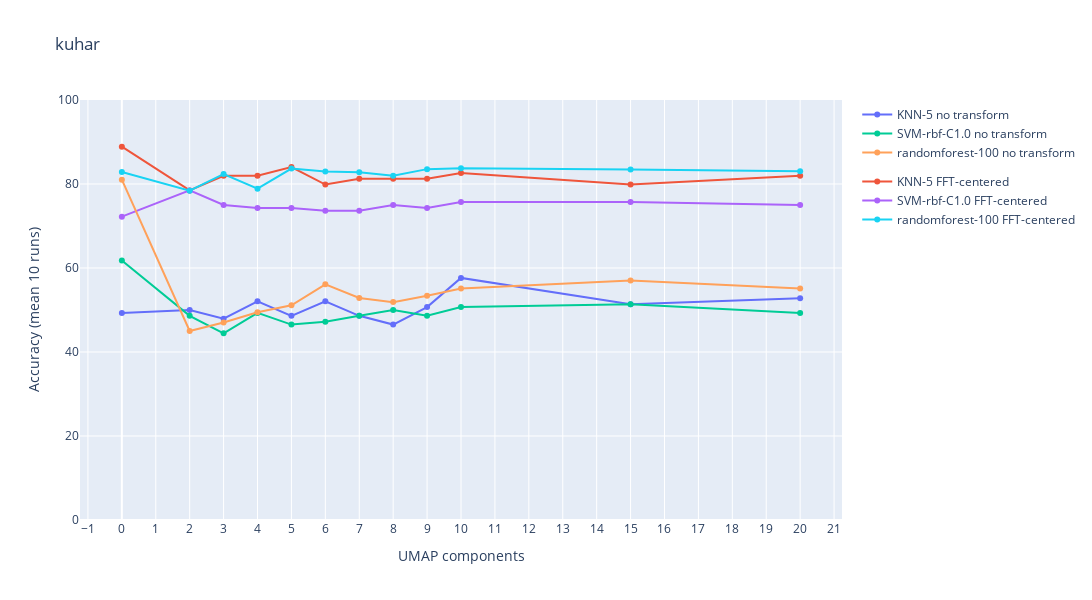
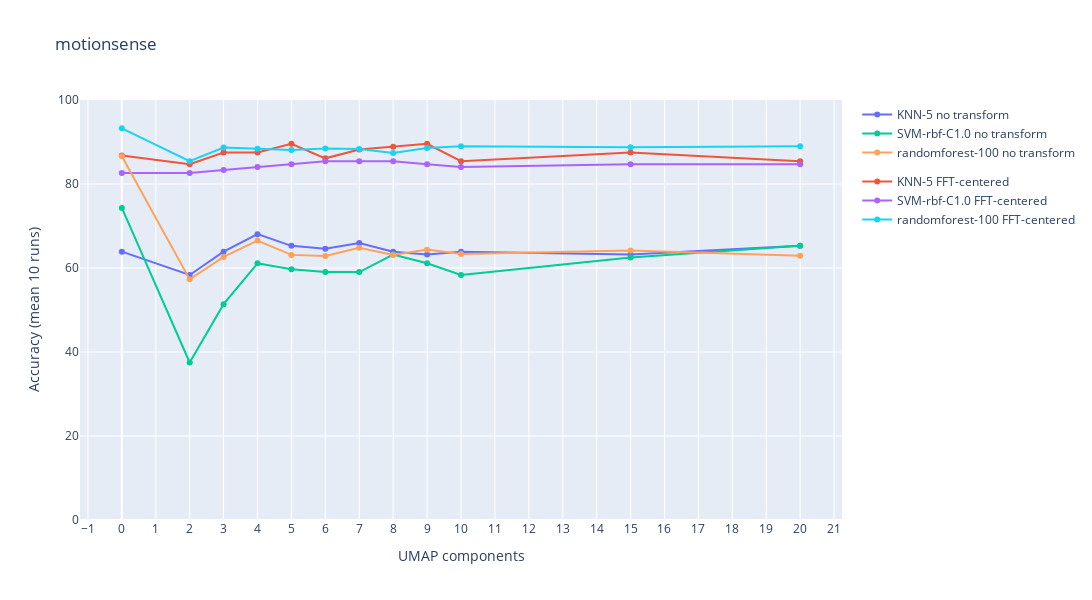
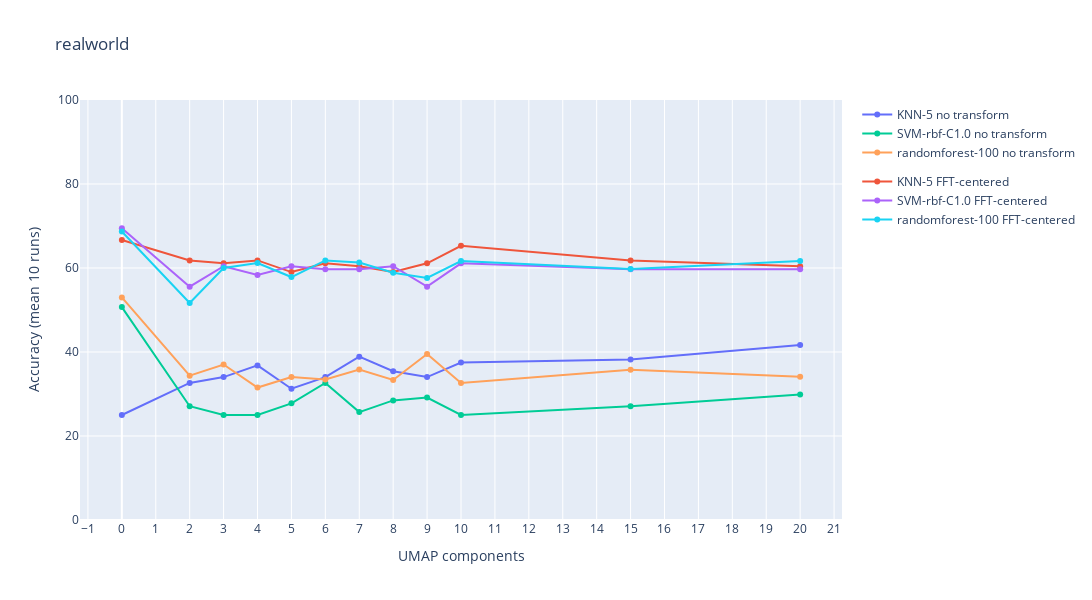
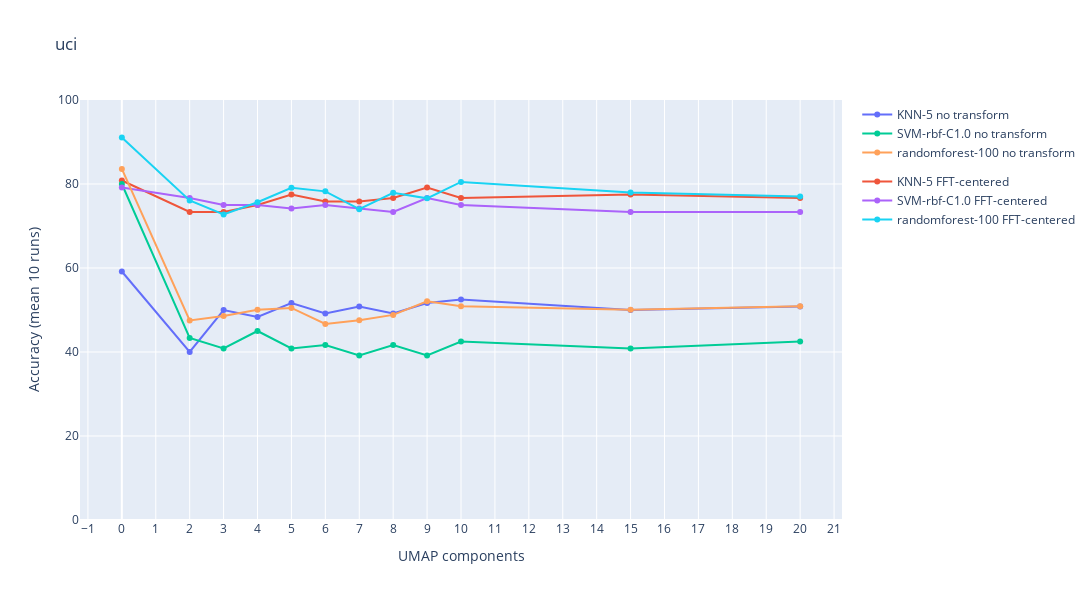

These figures' notebook cell, in order:
### Markdown cell above
## Pergunta 1: Qual é o impacto do UMAP na capacidade de discriminação dos modelos de ML na tarefa de HAR?

1. O desempenho dos 3 modelos de ML com o experimento realizado com e sem o UMAP
2. O impacto da normatização no resultado

**OBS**: 
- Adicionar dimensões alvo (n/2) e n
- Colocar o resultado do 0 para o final
- Grafico com a média de todos os graficos (juntar diferentes datasets)
- Adicionar resultado sem UMAP para gráfico de comparação

### Code cell
from IPython.display import display, HTML
import plotly.graph_objects as go


def only_standardized_view(df):
    return df[df["view"] == "standartized_intra_balanced"]


def only_raw_view(df):
    return df[df["view"] == "raw_balanced"]


def improvement_over_baseline(df):
    df = only_reduce_on_all(df)
    df = using_all_features(df)
    df = no_scaler(df)
    df = only_reducer_equals_train_or_no_reduce(df)
    df = only_standardized_view(df)

    for (train, test), subdf in df.groupby(
        [
            "train_datasets",
            "test_datasets",
        ]
    ):
        fig = go.Figure()
        for (estimator, transform), subsubdf in subdf.groupby(
            ["estimator", "transforms"]
        ):
            subsubdf = subsubdf[
                ~(subsubdf["reducer_datasets"] == "")
                | (subsubdf["umap components"] == 0)
            ]
            subsubdf = subsubdf.sort_values("umap components")
            transform = transform if transform else 'no transform'
            fig.add_trace(
                go.Scatter(
                    x=subsubdf["umap components"],
                    y=subsubdf["accuracy (mean)"]*100,
                    mode="lines+markers",
                    name=f"{estimator} {transform if transform else 'no transform'}",
                    legendgroup=transform
                )
            )

        fig.update_layout(
            title=f"{train}",
            xaxis_title="UMAP components",
            yaxis_title="Accuracy (mean 10 runs)",
            yaxis_range=[0, 100],
            xaxis = dict(
                tickmode = 'linear',
            ),
            autosize=True,
            width=1200,
            height=600
        )
        fig.show()
        # break

    return df


improvement_over_baseline(results.copy())


# df = df.copy()
# df["improvement"] = df["accuracy"] - df["baseline_accuracy"]
# return df

### Figure 1 — Plotly figure (JSON) as saved in the notebook; plotly's stock layout.template omitted (floating-point values rounded to 4 significant figures)
{"data": [{"legendgroup": "no transform", "mode": "lines+markers", "name": "KNN-5 no transform", "type": "scatter", "x": [0, 2, 3, 4, 5, 6, 7, 8, 9, 10, 15, 20], "y": [49.31, 50, 47.92, 52.08, 48.61, 52.08, 48.61, 46.53, 50.69, 57.64, 51.39, 52.78]}, {"legendgroup": "FFT-centered", "mode": "lines+markers", "name": "KNN-5 FFT-centered", "type": "scatter", "x": [0, 2, 3, 4, 5, 6, 7, 8, 9, 10, 15, 20], "y": [88.89, 78.47, 81.94, 81.94, 84.03, 79.86, 81.25, 81.25, 81.25, 82.64, 79.86, 81.94]}, {"legendgroup": "no transform", "mode": "lines+markers", "name": "SVM-rbf-C1.0 no transform", "type": "scatter", "x": [0, 2, 3, 4, 5, 6, 7, 8, 9, 10, 15, 20], "y": [61.81, 48.61, 44.44, 49.31, 46.53, 47.22, 48.61, 50, 48.61, 50.69, 51.39, 49.31]}, {"legendgroup": "FFT-centered", "mode": "lines+markers", "name": "SVM-rbf-C1.0 FFT-centered", "type": "scatter", "x": [0, 2, 3, 4, 5, 6, 7, 8, 9, 10, 15, 20], "y": [72.22, 78.47, 75, 74.31, 74.31, 73.61, 73.61, 75, 74.31, 75.69, 75.69, 75]}, {"legendgroup": "no transform", "mode": "lines+markers", "name": "randomforest-100 no transform", "type": "scatter", "x": [0, 2, 3, 4, 5, 6, 7, 8, 9, 10, 15, 20], "y": [81.04, 45, 47.01, 49.44, 51.11, 56.11, 52.85, 51.88, 53.4, 55.14, 57.01, 55.14]}, {"legendgroup": "FFT-centered", "mode": "lines+markers", "name": "randomforest-100 FFT-centered", "type": "scatter", "x": [0, 2, 3, 4, 5, 6, 7, 8, 9, 10, 15, 20], "y": [82.85, 78.4, 82.36, 78.89, 83.68, 82.99, 82.78, 81.94, 83.54, 83.75, 83.47, 83.06]}], "layout": {"autosize": true, "height": 600, "title": {"text": "kuhar"}, "width": 1200, "xaxis": {"tickmode": "linear", "title": {"text": "UMAP components"}}, "yaxis": {"range": [0, 100], "title": {"text": "Accuracy (mean 10 runs)"}}}}

### Figure 2 — Plotly figure (JSON) as saved in the notebook; plotly's stock layout.template omitted (floating-point values rounded to 4 significant figures)
{"data": [{"legendgroup": "no transform", "mode": "lines+markers", "name": "KNN-5 no transform", "type": "scatter", "x": [0, 2, 3, 4, 5, 6, 7, 8, 9, 10, 15, 20], "y": [63.89, 58.33, 63.89, 68.06, 65.28, 64.58, 65.97, 63.89, 63.19, 63.89, 63.19, 65.28]}, {"legendgroup": "FFT-centered", "mode": "lines+markers", "name": "KNN-5 FFT-centered", "type": "scatter", "x": [0, 2, 3, 4, 5, 6, 7, 8, 9, 10, 15, 20], "y": [86.81, 84.72, 87.5, 87.5, 89.58, 86.11, 88.19, 88.89, 89.58, 85.42, 87.5, 85.42]}, {"legendgroup": "no transform", "mode": "lines+markers", "name": "SVM-rbf-C1.0 no transform", "type": "scatter", "x": [0, 2, 3, 4, 5, 6, 7, 8, 9, 10, 15, 20], "y": [74.31, 37.5, 51.39, 61.11, 59.72, 59.03, 59.03, 63.19, 61.11, 58.33, 62.5, 65.28]}, {"legendgroup": "FFT-centered", "mode": "lines+markers", "name": "SVM-rbf-C1.0 FFT-centered", "type": "scatter", "x": [0, 2, 3, 4, 5, 6, 7, 8, 9, 10, 15, 20], "y": [82.64, 82.64, 83.33, 84.03, 84.72, 85.42, 85.42, 85.42, 84.72, 84.03, 84.72, 84.72]}, {"legendgroup": "no transform", "mode": "lines+markers", "name": "randomforest-100 no transform", "type": "scatter", "x": [0, 2, 3, 4, 5, 6, 7, 8, 9, 10, 15, 20], "y": [86.6, 57.29, 62.64, 66.53, 63.12, 62.85, 64.79, 63.12, 64.38, 63.33, 64.17, 62.92]}, {"legendgroup": "FFT-centered", "mode": "lines+markers", "name": "randomforest-100 FFT-centered", "type": "scatter", "x": [0, 2, 3, 4, 5, 6, 7, 8, 9, 10, 15, 20], "y": [93.26, 85.42, 88.68, 88.4, 88.12, 88.47, 88.33, 87.36, 88.54, 88.96, 88.75, 88.96]}], "layout": {"autosize": true, "height": 600, "title": {"text": "motionsense"}, "width": 1200, "xaxis": {"tickmode": "linear", "title": {"text": "UMAP components"}}, "yaxis": {"range": [0, 100], "title": {"text": "Accuracy (mean 10 runs)"}}}}

### Figure 3 — Plotly figure (JSON) as saved in the notebook; plotly's stock layout.template omitted (floating-point values rounded to 4 significant figures)
{"data": [{"legendgroup": "no transform", "mode": "lines+markers", "name": "KNN-5 no transform", "type": "scatter", "x": [0, 2, 3, 4, 5, 6, 7, 8, 9, 10, 15, 20], "y": [25, 32.64, 34.03, 36.81, 31.25, 34.03, 38.89, 35.42, 34.03, 37.5, 38.19, 41.67]}, {"legendgroup": "FFT-centered", "mode": "lines+markers", "name": "KNN-5 FFT-centered", "type": "scatter", "x": [0, 2, 3, 4, 5, 6, 7, 8, 9, 10, 15, 20], "y": [66.67, 61.81, 61.11, 61.81, 59.03, 61.11, 60.42, 59.03, 61.11, 65.28, 61.81, 60.42]}, {"legendgroup": "no transform", "mode": "lines+markers", "name": "SVM-rbf-C1.0 no transform", "type": "scatter", "x": [0, 2, 3, 4, 5, 6, 7, 8, 9, 10, 15, 20], "y": [50.69, 27.08, 25, 25, 27.78, 32.64, 25.69, 28.47, 29.17, 25, 27.08, 29.86]}, {"legendgroup": "FFT-centered", "mode": "lines+markers", "name": "SVM-rbf-C1.0 FFT-centered", "type": "scatter", "x": [0, 2, 3, 4, 5, 6, 7, 8, 9, 10, 15, 20], "y": [69.44, 55.56, 60.42, 58.33, 60.42, 59.72, 59.72, 60.42, 55.56, 61.11, 59.72, 59.72]}, {"legendgroup": "no transform", "mode": "lines+markers", "name": "randomforest-100 no transform", "type": "scatter", "x": [0, 2, 3, 4, 5, 6, 7, 8, 9, 10, 15, 20], "y": [52.99, 34.37, 37.01, 31.53, 34.03, 33.47, 35.83, 33.33, 39.51, 32.64, 35.76, 34.1]}, {"legendgroup": "FFT-centered", "mode": "lines+markers", "name": "randomforest-100 FFT-centered", "type": "scatter", "x": [0, 2, 3, 4, 5, 6, 7, 8, 9, 10, 15, 20], "y": [68.68, 51.67, 60, 61.18, 57.85, 61.81, 61.32, 58.89, 57.64, 61.67, 59.79, 61.67]}], "layout": {"autosize": true, "height": 600, "title": {"text": "realworld"}, "width": 1200, "xaxis": {"tickmode": "linear", "title": {"text": "UMAP components"}}, "yaxis": {"range": [0, 100], "title": {"text": "Accuracy (mean 10 runs)"}}}}

### Figure 4 — Plotly figure (JSON) as saved in the notebook; plotly's stock layout.template omitted (floating-point values rounded to 4 significant figures)
{"data": [{"legendgroup": "no transform", "mode": "lines+markers", "name": "KNN-5 no transform", "type": "scatter", "x": [0, 2, 3, 4, 5, 6, 7, 8, 9, 10, 15, 20], "y": [59.17, 40, 50, 48.33, 51.67, 49.17, 50.83, 49.17, 51.67, 52.5, 50, 50.83]}, {"legendgroup": "FFT-centered", "mode": "lines+markers", "name": "KNN-5 FFT-centered", "type": "scatter", "x": [0, 2, 3, 4, 5, 6, 7, 8, 9, 10, 15, 20], "y": [80.83, 73.33, 73.33, 75, 77.5, 75.83, 75.83, 76.67, 79.17, 76.67, 77.5, 76.67]}, {"legendgroup": "no transform", "mode": "lines+markers", "name": "SVM-rbf-C1.0 no transform", "type": "scatter", "x": [0, 2, 3, 4, 5, 6, 7, 8, 9, 10, 15, 20], "y": [80, 43.33, 40.83, 45, 40.83, 41.67, 39.17, 41.67, 39.17, 42.5, 40.83, 42.5]}, {"legendgroup": "FFT-centered", "mode": "lines+markers", "name": "SVM-rbf-C1.0 FFT-centered", "type": "scatter", "x": [0, 2, 3, 4, 5, 6, 7, 8, 9, 10, 15, 20], "y": [79.17, 76.67, 75, 75, 74.17, 75, 74.17, 73.33, 76.67, 75, 73.33, 73.33]}, {"legendgroup": "no transform", "mode": "lines+markers", "name": "randomforest-100 no transform", "type": "scatter", "x": [0, 2, 3, 4, 5, 6, 7, 8, 9, 10, 15, 20], "y": [83.58, 47.5, 48.58, 50.08, 50.5, 46.67, 47.58, 48.83, 52.08, 50.92, 50.08, 50.92]}, {"legendgroup": "FFT-centered", "mode": "lines+markers", "name": "randomforest-100 FFT-centered", "type": "scatter", "x": [0, 2, 3, 4, 5, 6, 7, 8, 9, 10, 15, 20], "y": [91.08, 76.08, 72.75, 75.67, 79.08, 78.25, 74, 77.92, 76.58, 80.5, 78, 77]}], "layout": {"autosize": true, "height": 600, "title": {"text": "uci"}, "width": 1200, "xaxis": {"tickmode": "linear", "title": {"text": "UMAP components"}}, "yaxis": {"range": [0, 100], "title": {"text": "Accuracy (mean 10 runs)"}}}}
